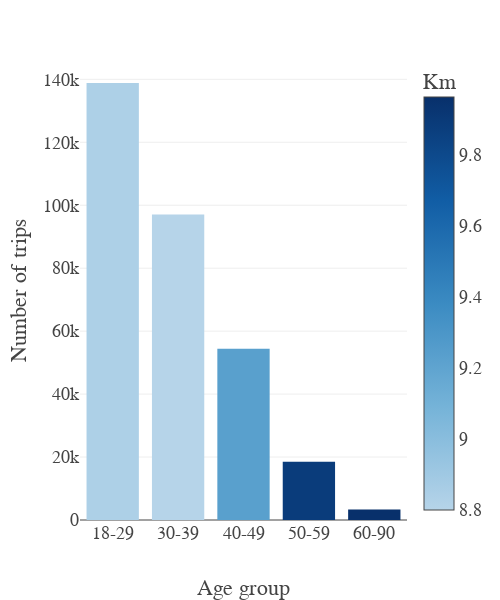

Source (notebook cell):
### Markdown cell above
#### Population insights

We can see that most of the SN trips are made by people younger than 30 years, however, they tend to drive shorter distances, while doing it faster on average.

### Code cell
n_steps = 5  # Define the number of steps you want in your color scale
custom_blue_scale = generate_custom_blue_scale(n_steps, dark_start=True)

agg_df = sn_processing[sn_processing['KmDriven']>=3].groupby('AgeBracket')['KmDriven'].agg(['mean','count']).reset_index()
fig = px.bar(agg_df, x='AgeBracket', y='count', color='mean',
             color_continuous_scale=custom_blue_scale,
             labels={'mean': 'Km', 'count': 'Number of trips', 'AgeBracket':'Age group'})

fig.update_layout(width=500,height=600, template=None, font=dict(family='Aptos',size=18))
fig.update_traces()
# fig.update_yaxes(showgrid=False)
fig.update_xaxes(showgrid=False)
fig.show()

### Figure 1 — Plotly figure (JSON) as saved in the notebook; plotly's stock layout.template omitted (floating-point values rounded to 4 significant figures)
{"data": [{"alignmentgroup": "True", "hovertemplate": "Age group=%{x}<br>Number of trips=%{y}<br>Km=%{marker.color}<extra></extra>", "legendgroup": "", "marker": {"color": [8.839, 8.8, 9.229, 9.883, 9.961], "coloraxis": "coloraxis", "pattern": {"shape": ""}}, "name": "", "offsetgroup": "", "orientation": "v", "showlegend": false, "textposition": "auto", "type": "bar", "x": ["18-29", "30-39", "40-49", "50-59", "60-90"], "xaxis": "x", "y": [138827, 97079, 54365, 18491, 3331], "yaxis": "y"}], "layout": {"barmode": "relative", "coloraxis": {"colorbar": {"title": {"text": "Km"}}, "colorscale": [[0, "rgb(182,212,233)"], [0.25, "rgb(117,179,216)"], [0.5, "rgb(59,139,194)"], [0.75, "rgb(17,93,165)"], [1, "rgb(8,48,107)"]]}, "font": {"family": "Aptos", "size": 18}, "height": 600, "legend": {"tracegroupgap": 0}, "margin": {"t": 60}, "width": 500, "xaxis": {"anchor": "y", "domain": [0, 1], "showgrid": false, "title": {"text": "Age group"}}, "yaxis": {"anchor": "x", "domain": [0, 1], "title": {"text": "Number of trips"}}}}
